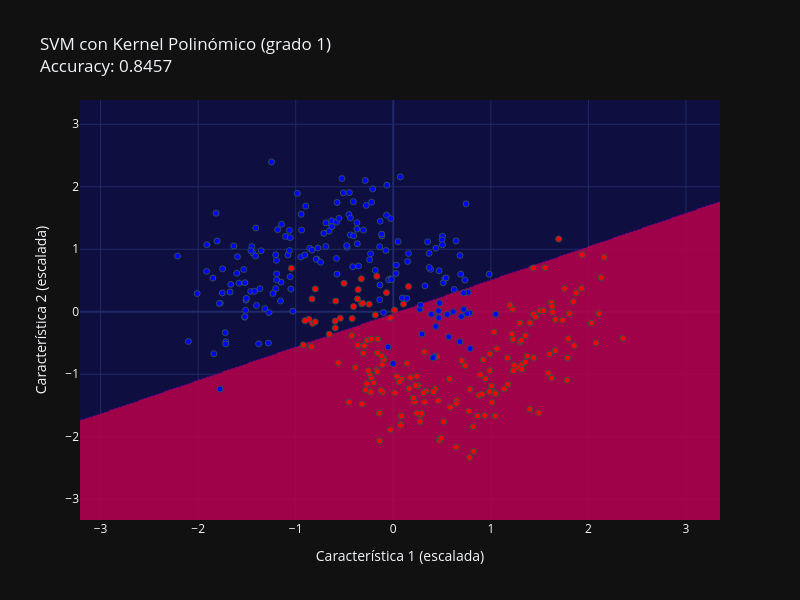
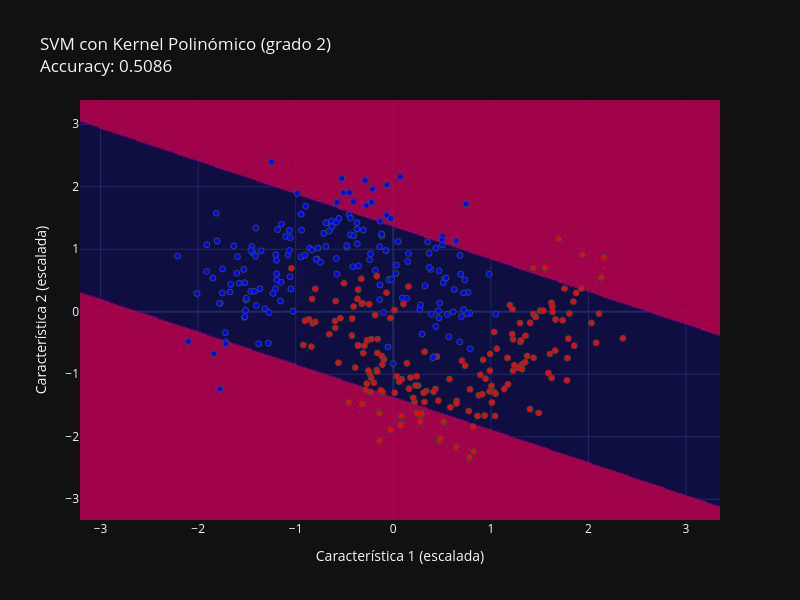
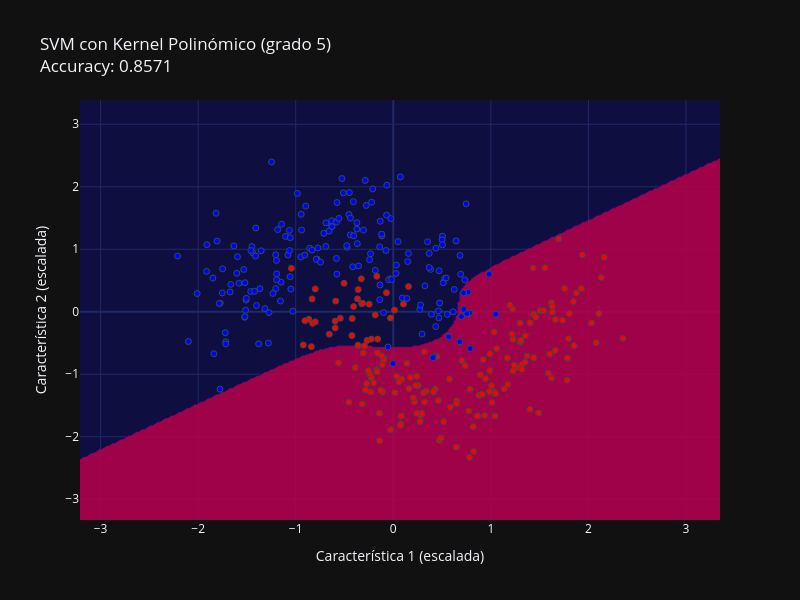

Notebook source saved alongside these figures, in order:
### Code cell
#2 - al aumentar los grados, la frontera de decision se vuelve cada vez mas compleja y se corre riesgo de sobre ajustar perdiendo la capacidad de generalizar
svm_poly_1 = SVC(kernel='poly', degree=1, random_state=42)
svm_poly_1.fit(X_train, y_train)
fig1, _ = plot_decision_boundary(svm_poly_1, X_train, y_train, 'SVM con Kernel Polinómico (grado 1)')

svm_poly_2 = SVC(kernel='poly', degree=2, random_state=42)
svm_poly_2.fit(X_train, y_train)
fig2, _ = plot_decision_boundary(svm_poly_2, X_train, y_train, 'SVM con Kernel Polinómico (grado 2)')

svm_poly_5 = SVC(kernel='poly', degree=5, random_state=42)
svm_poly_5.fit(X_train, y_train)
fig5, _ = plot_decision_boundary(svm_poly_5, X_train, y_train, 'SVM con Kernel Polinómico (grado 5)')

svm_poly_10 = SVC(kernel='poly', degree=10, random_state=42)
svm_poly_10.fit(X_train, y_train)
fig10, _ = plot_decision_boundary(svm_poly_10, X_train, y_train, 'SVM con Kernel Polinómico (grado 10)')

fig1.show()
fig2.show()
fig5.show()
fig10.show()

### Figure 1 — Plotly figure (JSON) as saved in the notebook; plotly's stock layout.template omitted (floating-point values rounded to 4 significant figures; data arrays with more than 128 entries replaced by an {"elided": "..."} marker saying what was removed)
{"data": [{"colorscale": [[0.0, "rgba(0,0,255,0.2)"], [1.0, "rgba(255,0,0,0.2)"]], "line": {"width": 0}, "showscale": false, "x": {"elided": "329 float values"}, "y": {"elided": "337 float values"}, "z": {"elided": "337x329 int values"}, "type": "contour"}, {"marker": {"color": {"elided": "350 int values"}, "colorscale": [[0.0, "blue"], [1.0, "red"]], "line": {"color": "DarkSlateGrey", "width": 1}}, "mode": "markers", "showlegend": false, "x": {"elided": "350 float values"}, "y": {"elided": "350 float values"}, "type": "scatter"}], "layout": {"title": {"text": "SVM con Kernel Polinómico (grado 1)<br>Accuracy: 0.8457"}, "xaxis": {"title": {"text": "Característica 1 (escalada)"}}, "yaxis": {"title": {"text": "Característica 2 (escalada)"}}, "height": 600, "width": 800}}

### Figure 2 — Plotly figure (JSON) as saved in the notebook; plotly's stock layout.template omitted (floating-point values rounded to 4 significant figures; data arrays with more than 128 entries replaced by an {"elided": "..."} marker saying what was removed)
{"data": [{"colorscale": [[0.0, "rgba(0,0,255,0.2)"], [1.0, "rgba(255,0,0,0.2)"]], "line": {"width": 0}, "showscale": false, "x": {"elided": "329 float values"}, "y": {"elided": "337 float values"}, "z": {"elided": "337x329 int values"}, "type": "contour"}, {"marker": {"color": {"elided": "350 int values"}, "colorscale": [[0.0, "blue"], [1.0, "red"]], "line": {"color": "DarkSlateGrey", "width": 1}}, "mode": "markers", "showlegend": false, "x": {"elided": "350 float values"}, "y": {"elided": "350 float values"}, "type": "scatter"}], "layout": {"title": {"text": "SVM con Kernel Polinómico (grado 2)<br>Accuracy: 0.5086"}, "xaxis": {"title": {"text": "Característica 1 (escalada)"}}, "yaxis": {"title": {"text": "Característica 2 (escalada)"}}, "height": 600, "width": 800}}

### Figure 3 — Plotly figure (JSON) as saved in the notebook; plotly's stock layout.template omitted (floating-point values rounded to 4 significant figures; data arrays with more than 128 entries replaced by an {"elided": "..."} marker saying what was removed)
{"data": [{"colorscale": [[0.0, "rgba(0,0,255,0.2)"], [1.0, "rgba(255,0,0,0.2)"]], "line": {"width": 0}, "showscale": false, "x": {"elided": "329 float values"}, "y": {"elided": "337 float values"}, "z": {"elided": "337x329 int values"}, "type": "contour"}, {"marker": {"color": {"elided": "350 int values"}, "colorscale": [[0.0, "blue"], [1.0, "red"]], "line": {"color": "DarkSlateGrey", "width": 1}}, "mode": "markers", "showlegend": false, "x": {"elided": "350 float values"}, "y": {"elided": "350 float values"}, "type": "scatter"}], "layout": {"title": {"text": "SVM con Kernel Polinómico (grado 5)<br>Accuracy: 0.8571"}, "xaxis": {"title": {"text": "Característica 1 (escalada)"}}, "yaxis": {"title": {"text": "Característica 2 (escalada)"}}, "height": 600, "width": 800}}
